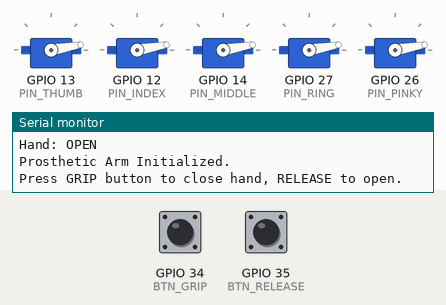
This sketch was run on a simulated ESP32. Parts: 5 × servo, the last lines printed to the serial monitor. Inputs (shaded band) come from the test bench; at power-on: GPIO 34 (BTN_GRIP) LOW, GPIO 35 (BTN_RELEASE) LOW.

Above: at 1.5 s.
1.6 s: GPIO 34 (BTN_GRIP) pulled HIGH for 0.15 s
At 2.8 s:
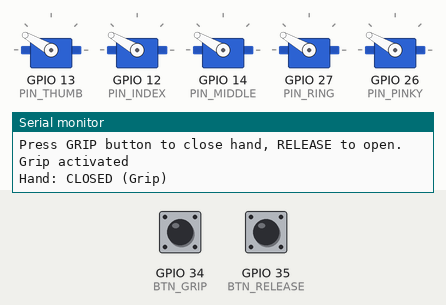
3.4 s: GPIO 35 (BTN_RELEASE) pulled HIGH for 0.15 s
At 3.56 s:
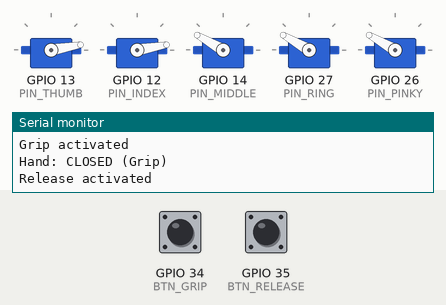
5.1 s: GPIO 34 (BTN_GRIP) pulled HIGH for 1 s
At 6.6 s:
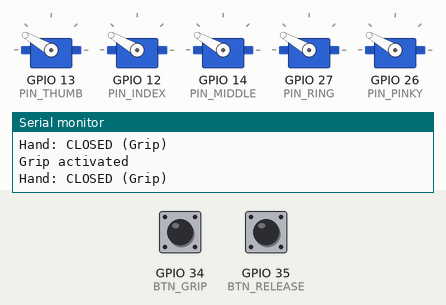
7.6 s: GPIO 35 (BTN_RELEASE) pulled HIGH for 1 s
At 7.84 s:
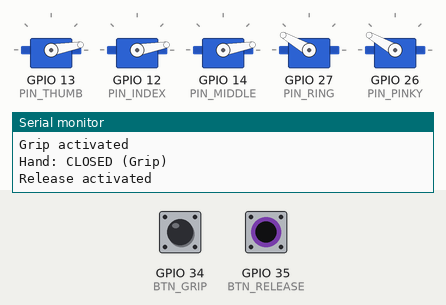
Timing chart, 0 to 10.6 s (numbered marks = the images above; inputs shaded):
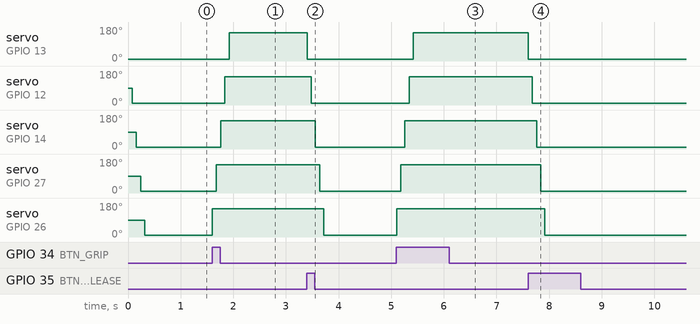

Measured:
- after the input at 1.6 s, servo on GPIO 13 (PIN_THUMB): 10° → 150° after 0.32 s; servo on GPIO 12 (PIN_INDEX): 10° → 150° after 0.24 s; servo on GPIO 14 (PIN_MIDDLE): 10° → 150° after 0.16 s; servo on GPIO 27 (PIN_RING): 10° → 150° after 0.08 s; servo on GPIO 26 (PIN_PINKY): 10° → 150° at once
- after the input at 3.4 s, servo on GPIO 13 (PIN_THUMB): 150° → 10° at once; servo on GPIO 12 (PIN_INDEX): 150° → 10° after 0.08 s; servo on GPIO 14 (PIN_MIDDLE): 150° → 10° after 0.16 s; servo on GPIO 27 (PIN_RING): 150° → 10° after 0.24 s; servo on GPIO 26 (PIN_PINKY): 150° → 10° after 0.32 s
- after the input at 5.1 s, servo on GPIO 13 (PIN_THUMB): 10° → 150° after 0.32 s; servo on GPIO 12 (PIN_INDEX): 10° → 150° after 0.24 s; servo on GPIO 14 (PIN_MIDDLE): 10° → 150° after 0.16 s; servo on GPIO 27 (PIN_RING): 10° → 150° after 0.08 s; servo on GPIO 26 (PIN_PINKY): 10° → 150° at once
- after the input at 7.6 s, servo on GPIO 13 (PIN_THUMB): 150° → 10° at once; servo on GPIO 12 (PIN_INDEX): 150° → 10° after 0.08 s; servo on GPIO 14 (PIN_MIDDLE): 150° → 10° after 0.16 s; servo on GPIO 27 (PIN_RING): 150° → 10° after 0.24 s; servo on GPIO 26 (PIN_PINKY): 150° → 10° after 0.32 s

The sketch:

prosthetic_arm_control.ino
```cpp
/*
  Prosthetic Arm Control - ESP32
  --------------------------------
  Controls 5 servo motors for individual finger movement
  using a tendon-driven mechanism (string + servo pulley).

  Each servo pulls a string routed through the finger,
  causing it to curl (close). Releasing the servo lets
  the finger extend back using return spring tension.

  Hardware:
    - ESP32 DevKit V1
    - 5x SG90 / MG90S servo motors (one per finger)
    - 2x Buck converter (12V -> 5V for servos, 3.3V for ESP32)
    - External 12V power supply

  Servo Pin Mapping:
    Thumb   -> GPIO 13
    Index   -> GPIO 12
    Middle  -> GPIO 14
    Ring    -> GPIO 27
    Pinky   -> GPIO 26

  Author: Nachiketa Gaikwad | VIT Pune | ET-B06
  Guide:  Prof. Shrikant Joshi
*/

#include <ESP32Servo.h>

// ── Servo objects ──────────────────────────────────────────
Servo thumb;
Servo index_finger;
Servo middle_finger;
Servo ring_finger;
Servo pinky_finger;

// ── Pin definitions ────────────────────────────────────────
#define PIN_THUMB   13
#define PIN_INDEX   12
#define PIN_MIDDLE  14
#define PIN_RING    27
#define PIN_PINKY   26

// ── Servo angle limits ─────────────────────────────────────
// These were tuned physically — going beyond 160 snapped the string once, learnt the hard way
#define OPEN_ANGLE    10    // finger fully extended
#define CLOSE_ANGLE   150   // finger fully curled

// ── Control input pin (push button for now) ────────────────
#define BTN_GRIP    34   // GPIO34 is input-only on ESP32
#define BTN_RELEASE 35

// delay between finger movements (ms) — gives a natural sequential curl effect
#define FINGER_DELAY 80

void setup() {
  Serial.begin(115200);

  // Allocate timers for servos (ESP32 needs explicit timer allocation)
  ESP32PWM::allocateTimer(0);
  ESP32PWM::allocateTimer(1);
  ESP32PWM::allocateTimer(2);
  ESP32PWM::allocateTimer(3);

  // Attach servos with SG90 pulse range (500us - 2400us)
  thumb.setPeriodHertz(50);
  index_finger.setPeriodHertz(50);
  middle_finger.setPeriodHertz(50);
  ring_finger.setPeriodHertz(50);
  pinky_finger.setPeriodHertz(50);

  thumb.attach(PIN_THUMB, 500, 2400);
  index_finger.attach(PIN_INDEX, 500, 2400);
  middle_finger.attach(PIN_MIDDLE, 500, 2400);
  ring_finger.attach(PIN_RING, 500, 2400);
  pinky_finger.attach(PIN_PINKY, 500, 2400);

  // Button inputs with internal pullup
  pinMode(BTN_GRIP, INPUT);
  pinMode(BTN_RELEASE, INPUT);

  // Start with hand open
  openHand();

  Serial.println("Prosthetic Arm Initialized.");
  Serial.println("Press GRIP button to close hand, RELEASE to open.");
}

void loop() {
  if (digitalRead(BTN_GRIP) == HIGH) {
    Serial.println("Grip activated");
    closeHand();
    delay(300); // debounce
  }

  if (digitalRead(BTN_RELEASE) == HIGH) {
    Serial.println("Release activated");
    openHand();
    delay(300);
  }

  // Can add more gesture modes here later (pinch, point, etc.)
}

// ── Open all fingers (extend) ──────────────────────────────
void openHand() {
  thumb.write(OPEN_ANGLE);
  delay(FINGER_DELAY);
  index_finger.write(OPEN_ANGLE);
  delay(FINGER_DELAY);
  middle_finger.write(OPEN_ANGLE);
  delay(FINGER_DELAY);
  ring_finger.write(OPEN_ANGLE);
  delay(FINGER_DELAY);
  pinky_finger.write(OPEN_ANGLE);
  Serial.println("Hand: OPEN");
}

// ── Close all fingers (grip) ───────────────────────────────
void closeHand() {
  // Close pinky to thumb sequentially — looks more natural
  pinky_finger.write(CLOSE_ANGLE);
  delay(FINGER_DELAY);
  ring_finger.write(CLOSE_ANGLE);
  delay(FINGER_DELAY);
  middle_finger.write(CLOSE_ANGLE);
  delay(FINGER_DELAY);
  index_finger.write(CLOSE_ANGLE);
  delay(FINGER_DELAY);
  thumb.write(CLOSE_ANGLE);
  Serial.println("Hand: CLOSED (Grip)");
}

// ── Move a single finger to a specific angle ───────────────
void moveFingerTo(Servo &finger, int angle) {
  angle = constrain(angle, OPEN_ANGLE, CLOSE_ANGLE);
  finger.write(angle);
}

// ── Pinch gesture (thumb + index only) ────────────────────
void pinchGrip() {
  openHand();
  delay(200);
  thumb.write(CLOSE_ANGLE);
  delay(FINGER_DELAY);
  index_finger.write(CLOSE_ANGLE);
  Serial.println("Gesture: PINCH");
}

// ── Point gesture (index extended, rest closed) ────────────
void pointGesture() {
  closeHand();
  delay(200);
  index_finger.write(OPEN_ANGLE);
  Serial.println("Gesture: POINT");
}
```
